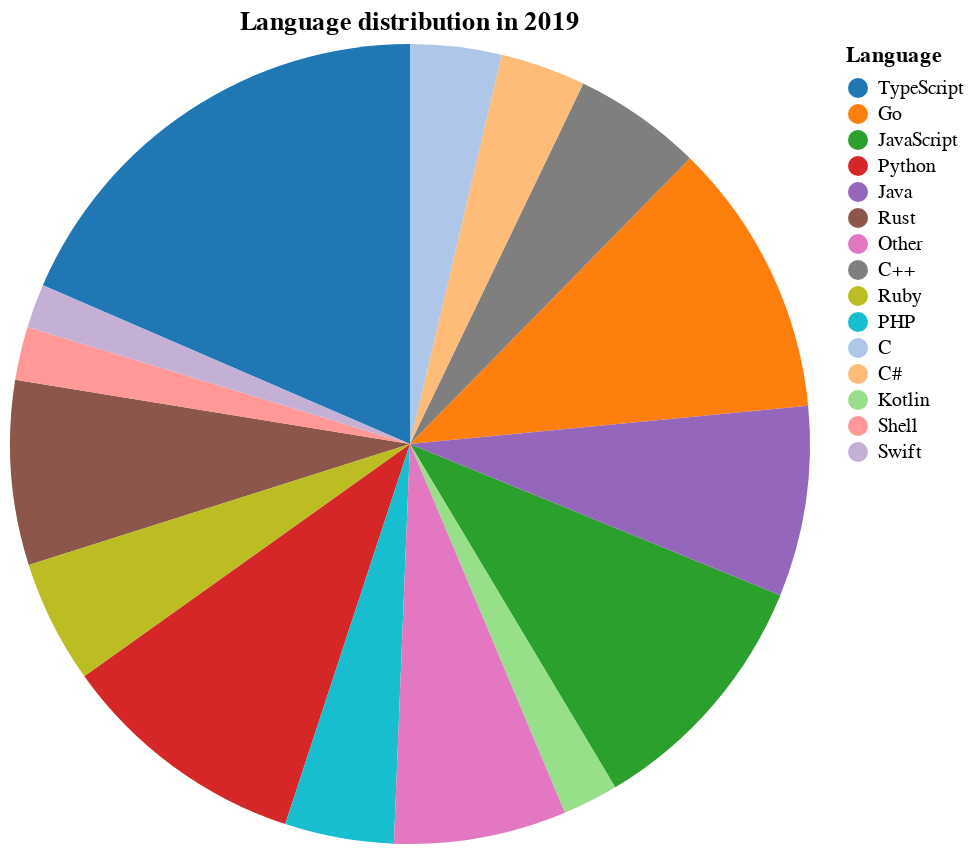
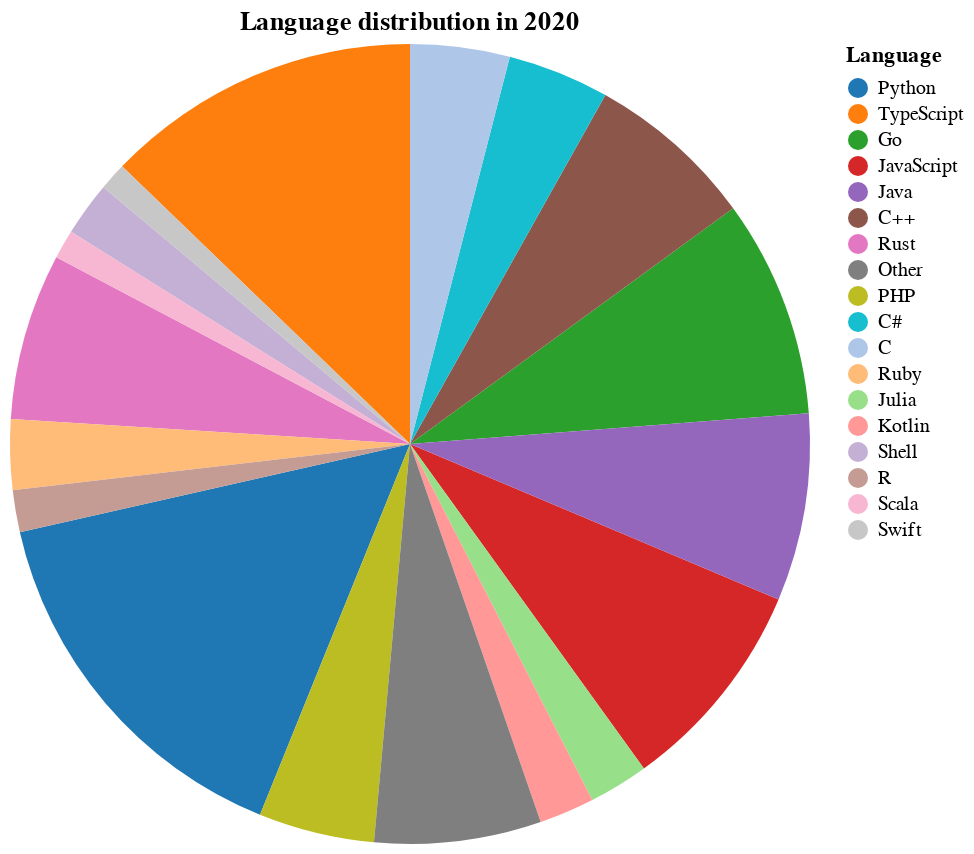
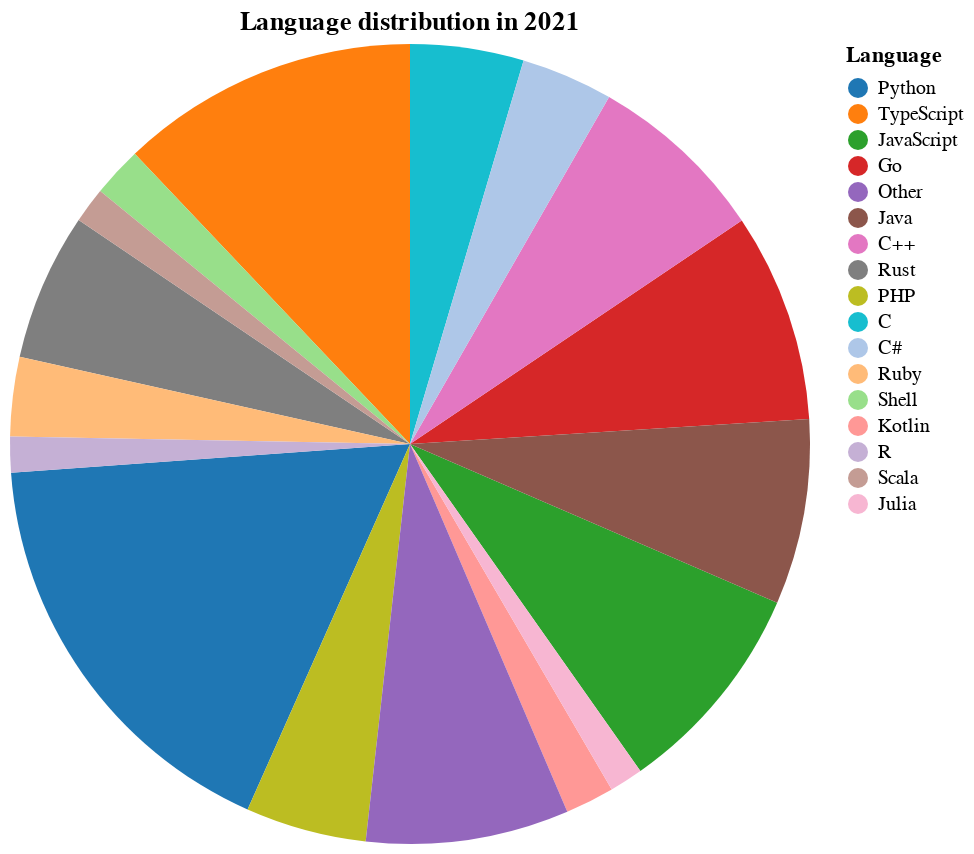
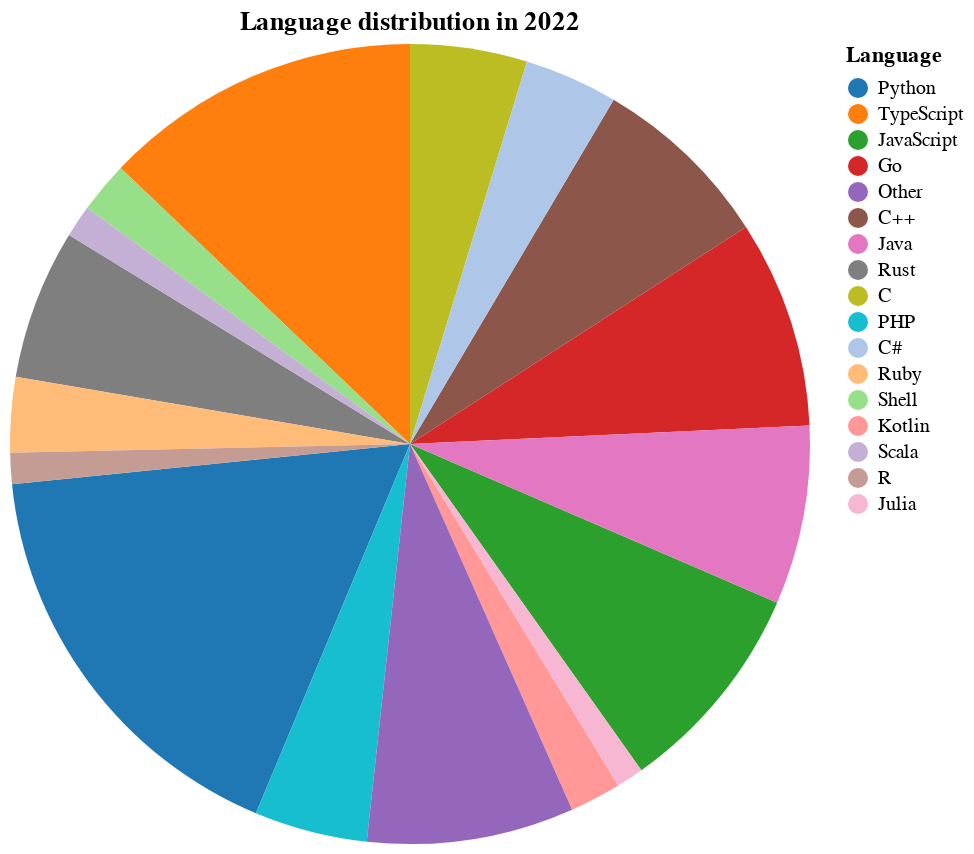

The code cell stored with these charts, in order, in its notebook:
### Markdown cell above
## Draw a pie chart for each year

### Code cell
years = resulting_df['Year'].unique()
years.sort()
pie_charts = []
for year in years:
    pie_charts.append(pie_chart_by_year(resulting_df, year))

[chart.show() for chart in pie_charts]

### Figure 1 — Vega-Lite specification as saved in the notebook (floating-point values rounded to 4 significant figures)
{"config": {"view": {"continuousWidth": 300, "continuousHeight": 300}}, "data": {"name": "data-ce5bb92f94b20cf133849a8d2c245595"}, "mark": {"type": "arc"}, "encoding": {"color": {"field": "Language", "scale": {"range": ["#1f77b4", "#ff7f0e", "#2ca02c", "#d62728", "#9467bd", "#8c564b", "#e377c2", "#7f7f7f", "#bcbd22", "#17becf", "#aec7e8", "#ffbb78", "#98df8a", "#ff9896", "#c5b0d5", "#c49c94", "#f7b6d2", "#c7c7c7", "#dbdb8d", "#9edae5"]}, "sort": {"field": "Percentage", "order": "descending"}, "type": "nominal"}, "theta": {"field": "Percentage", "type": "quantitative"}, "tooltip": [{"field": "Language", "type": "nominal"}, {"field": "Percentage", "type": "quantitative"}]}, "height": 400, "title": "Language distribution in 2019", "width": 400, "$schema": "https://vega.github.io/schema/vega-lite/v5.20.1.json", "datasets": {"data-ce5bb92f94b20cf133849a8d2c245595": [{"Year": 2019, "Language": "TypeScript", "Percentage": 18.51}, {"Year": 2019, "Language": "Go", "Percentage": 11.14}, {"Year": 2019, "Language": "JavaScript", "Percentage": 10.26}, {"Year": 2019, "Language": "Python", "Percentage": 10.1}, {"Year": 2019, "Language": "Java", "Percentage": 7.692}, {"Year": 2019, "Language": "Rust", "Percentage": 7.452}, {"Year": 2019, "Language": "C++", "Percentage": 5.208}, {"Year": 2019, "Language": "Ruby", "Percentage": 4.968}, {"Year": 2019, "Language": "PHP", "Percentage": 4.407}, {"Year": 2019, "Language": "C", "Percentage": 3.686}, {"Year": 2019, "Language": "C#", "Percentage": 3.446}, {"Year": 2019, "Language": "Kotlin", "Percentage": 2.244}, {"Year": 2019, "Language": "Shell", "Percentage": 2.163}, {"Year": 2019, "Language": "Swift", "Percentage": 1.763}, {"Year": 2019, "Language": "Other", "Percentage": 6.971}]}}

### Figure 2 — Vega-Lite specification as saved in the notebook (floating-point values rounded to 4 significant figures)
{"config": {"view": {"continuousWidth": 300, "continuousHeight": 300}}, "data": {"name": "data-da96d61a72af5c0ade876bf581a41d7a"}, "mark": {"type": "arc"}, "encoding": {"color": {"field": "Language", "scale": {"range": ["#1f77b4", "#ff7f0e", "#2ca02c", "#d62728", "#9467bd", "#8c564b", "#e377c2", "#7f7f7f", "#bcbd22", "#17becf", "#aec7e8", "#ffbb78", "#98df8a", "#ff9896", "#c5b0d5", "#c49c94", "#f7b6d2", "#c7c7c7", "#dbdb8d", "#9edae5"]}, "sort": {"field": "Percentage", "order": "descending"}, "type": "nominal"}, "theta": {"field": "Percentage", "type": "quantitative"}, "tooltip": [{"field": "Language", "type": "nominal"}, {"field": "Percentage", "type": "quantitative"}]}, "height": 400, "title": "Language distribution in 2020", "width": 400, "$schema": "https://vega.github.io/schema/vega-lite/v5.20.1.json", "datasets": {"data-da96d61a72af5c0ade876bf581a41d7a": [{"Year": 2020, "Language": "Python", "Percentage": 15.34}, {"Year": 2020, "Language": "TypeScript", "Percentage": 12.79}, {"Year": 2020, "Language": "Go", "Percentage": 8.805}, {"Year": 2020, "Language": "JavaScript", "Percentage": 8.706}, {"Year": 2020, "Language": "Java", "Percentage": 7.577}, {"Year": 2020, "Language": "C++", "Percentage": 6.848}, {"Year": 2020, "Language": "Rust", "Percentage": 6.74}, {"Year": 2020, "Language": "PHP", "Percentage": 4.683}, {"Year": 2020, "Language": "C#", "Percentage": 4.107}, {"Year": 2020, "Language": "C", "Percentage": 4.015}, {"Year": 2020, "Language": "Ruby", "Percentage": 2.84}, {"Year": 2020, "Language": "Julia", "Percentage": 2.411}, {"Year": 2020, "Language": "Kotlin", "Percentage": 2.234}, {"Year": 2020, "Language": "Shell", "Percentage": 2.196}, {"Year": 2020, "Language": "R", "Percentage": 1.697}, {"Year": 2020, "Language": "Scala", "Percentage": 1.167}, {"Year": 2020, "Language": "Swift", "Percentage": 1.113}, {"Year": 2020, "Language": "Other", "Percentage": 6.733}]}}

### Figure 3 — Vega-Lite specification as saved in the notebook (floating-point values rounded to 4 significant figures)
{"config": {"view": {"continuousWidth": 300, "continuousHeight": 300}}, "data": {"name": "data-cb2fc78859b0aeb76c6c041ce4fd1210"}, "mark": {"type": "arc"}, "encoding": {"color": {"field": "Language", "scale": {"range": ["#1f77b4", "#ff7f0e", "#2ca02c", "#d62728", "#9467bd", "#8c564b", "#e377c2", "#7f7f7f", "#bcbd22", "#17becf", "#aec7e8", "#ffbb78", "#98df8a", "#ff9896", "#c5b0d5", "#c49c94", "#f7b6d2", "#c7c7c7", "#dbdb8d", "#9edae5"]}, "sort": {"field": "Percentage", "order": "descending"}, "type": "nominal"}, "theta": {"field": "Percentage", "type": "quantitative"}, "tooltip": [{"field": "Language", "type": "nominal"}, {"field": "Percentage", "type": "quantitative"}]}, "height": 400, "title": "Language distribution in 2021", "width": 400, "$schema": "https://vega.github.io/schema/vega-lite/v5.20.1.json", "datasets": {"data-cb2fc78859b0aeb76c6c041ce4fd1210": [{"Year": 2021, "Language": "Python", "Percentage": 17.2}, {"Year": 2021, "Language": "TypeScript", "Percentage": 12.08}, {"Year": 2021, "Language": "JavaScript", "Percentage": 8.741}, {"Year": 2021, "Language": "Go", "Percentage": 8.433}, {"Year": 2021, "Language": "Java", "Percentage": 7.49}, {"Year": 2021, "Language": "C++", "Percentage": 7.276}, {"Year": 2021, "Language": "Rust", "Percentage": 5.961}, {"Year": 2021, "Language": "PHP", "Percentage": 4.887}, {"Year": 2021, "Language": "C", "Percentage": 4.583}, {"Year": 2021, "Language": "C#", "Percentage": 3.708}, {"Year": 2021, "Language": "Ruby", "Percentage": 3.208}, {"Year": 2021, "Language": "Shell", "Percentage": 2.025}, {"Year": 2021, "Language": "Kotlin", "Percentage": 1.98}, {"Year": 2021, "Language": "R", "Percentage": 1.439}, {"Year": 2021, "Language": "Scala", "Percentage": 1.435}, {"Year": 2021, "Language": "Julia", "Percentage": 1.356}, {"Year": 2021, "Language": "Other", "Percentage": 8.2}]}}

### Figure 4 — Vega-Lite specification as saved in the notebook (floating-point values rounded to 4 significant figures)
{"config": {"view": {"continuousWidth": 300, "continuousHeight": 300}}, "data": {"name": "data-3662c1ad4dc85d1871fb5167c652eb78"}, "mark": {"type": "arc"}, "encoding": {"color": {"field": "Language", "scale": {"range": ["#1f77b4", "#ff7f0e", "#2ca02c", "#d62728", "#9467bd", "#8c564b", "#e377c2", "#7f7f7f", "#bcbd22", "#17becf", "#aec7e8", "#ffbb78", "#98df8a", "#ff9896", "#c5b0d5", "#c49c94", "#f7b6d2", "#c7c7c7", "#dbdb8d", "#9edae5"]}, "sort": {"field": "Percentage", "order": "descending"}, "type": "nominal"}, "theta": {"field": "Percentage", "type": "quantitative"}, "tooltip": [{"field": "Language", "type": "nominal"}, {"field": "Percentage", "type": "quantitative"}]}, "height": 400, "title": "Language distribution in 2022", "width": 400, "$schema": "https://vega.github.io/schema/vega-lite/v5.20.1.json", "datasets": {"data-3662c1ad4dc85d1871fb5167c652eb78": [{"Year": 2022, "Language": "Python", "Percentage": 17.1}, {"Year": 2022, "Language": "TypeScript", "Percentage": 12.88}, {"Year": 2022, "Language": "JavaScript", "Percentage": 8.69}, {"Year": 2022, "Language": "Go", "Percentage": 8.392}, {"Year": 2022, "Language": "C++", "Percentage": 7.364}, {"Year": 2022, "Language": "Java", "Percentage": 7.231}, {"Year": 2022, "Language": "Rust", "Percentage": 6.07}, {"Year": 2022, "Language": "C", "Percentage": 4.723}, {"Year": 2022, "Language": "PHP", "Percentage": 4.567}, {"Year": 2022, "Language": "C#", "Percentage": 3.782}, {"Year": 2022, "Language": "Ruby", "Percentage": 3.032}, {"Year": 2022, "Language": "Shell", "Percentage": 2.071}, {"Year": 2022, "Language": "Kotlin", "Percentage": 2.071}, {"Year": 2022, "Language": "Scala", "Percentage": 1.3}, {"Year": 2022, "Language": "R", "Percentage": 1.257}, {"Year": 2022, "Language": "Julia", "Percentage": 1.103}, {"Year": 2022, "Language": "Other", "Percentage": 8.369}]}}
